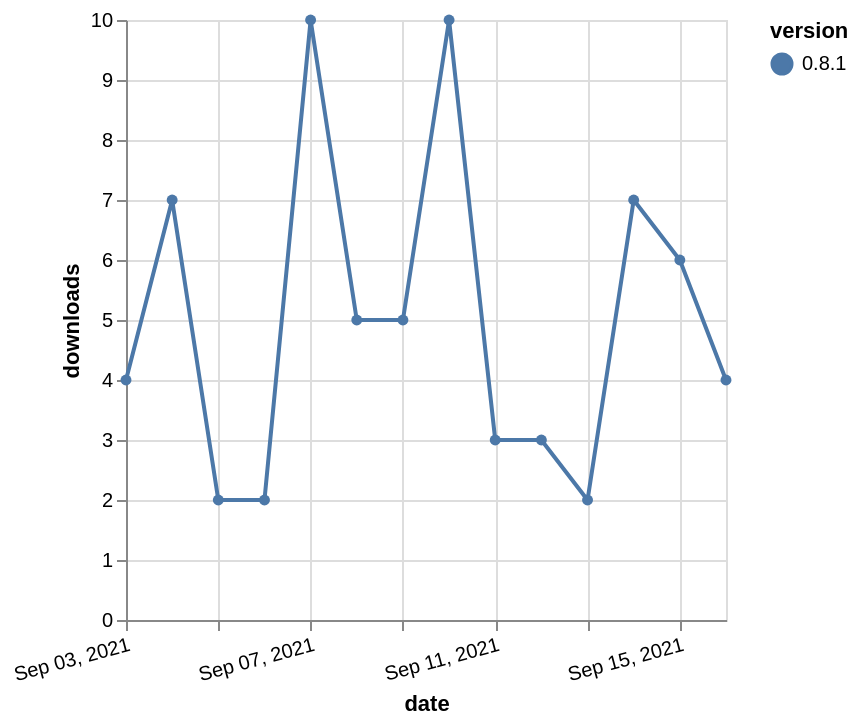

Describe this chart as a Vega-Lite specification.
### Vega-Lite specification from a JSON file in a GitHub repository (floating-point values rounded to 4 significant figures)
{"$schema": "https://vega.github.io/schema/vega-lite/v5.json", "description": "A simple bar chart with embedded data.", "data": {"values": [{"date": "2021-09-03", "total": 6310, "delta": 4, "version": "0.8.1"}, {"date": "2021-09-04", "total": 6317, "delta": 7, "version": "0.8.1"}, {"date": "2021-09-05", "total": 6319, "delta": 2, "version": "0.8.1"}, {"date": "2021-09-06", "total": 6321, "delta": 2, "version": "0.8.1"}, {"date": "2021-09-07", "total": 6331, "delta": 10, "version": "0.8.1"}, {"date": "2021-09-08", "total": 6336, "delta": 5, "version": "0.8.1"}, {"date": "2021-09-09", "total": 6341, "delta": 5, "version": "0.8.1"}, {"date": "2021-09-10", "total": 6351, "delta": 10, "version": "0.8.1"}, {"date": "2021-09-11", "total": 6354, "delta": 3, "version": "0.8.1"}, {"date": "2021-09-12", "total": 6357, "delta": 3, "version": "0.8.1"}, {"date": "2021-09-13", "total": 6359, "delta": 2, "version": "0.8.1"}, {"date": "2021-09-14", "total": 6366, "delta": 7, "version": "0.8.1"}, {"date": "2021-09-15", "total": 6372, "delta": 6, "version": "0.8.1"}, {"date": "2021-09-16", "total": 6376, "delta": 4, "version": "0.8.1"}]}, "width": "container", "mark": {"type": "line", "point": {"filled": true}}, "encoding": {"x": {"field": "date", "type": "temporal", "timeUnit": "yearmonthdate", "title": "date", "axis": {"labelAngle": -15}}, "y": {"field": "delta", "type": "quantitative", "title": "downloads"}, "color": {"field": "version", "type": "nominal"}, "tooltip": {"field": "delta"}}}
